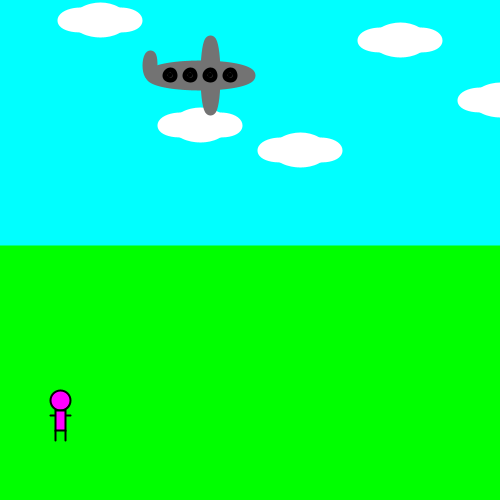
Frame 1 (no input)
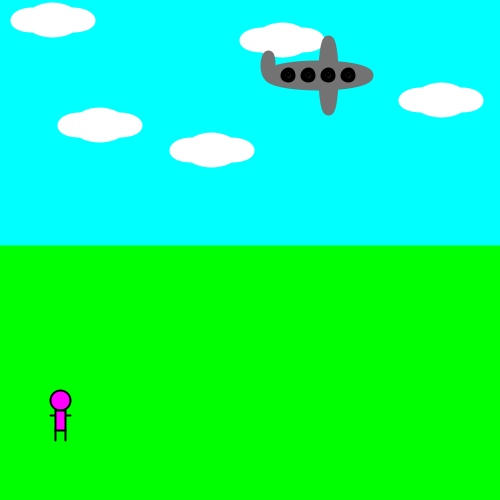
Frame 60 (the mouse pressed at the canvas centre just before this capture)
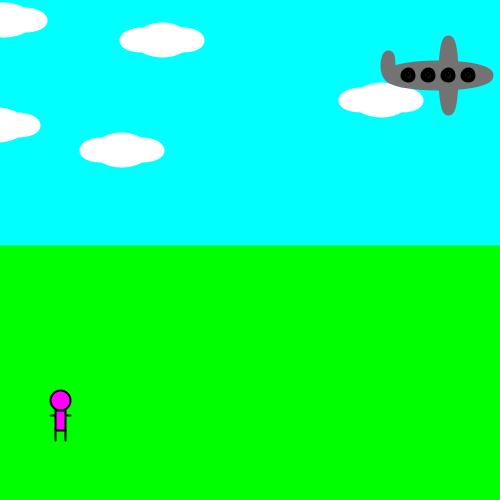
Frame 120 (the mouse held since frame 60 and released just before this capture)

The Processing sketch that drew these frames (run headless with seeded random() and noise(); from frame 60 on, the mouse is pressed at the canvas centre):

// Processing sketch: Semester_2_lab_test
// ── Semester_2_lab_test.pde
void setup()
{
  size(500,500);
  
  cloud1x=width;
  cloud2x=width-100;
  cloud3x=width-200;
  cloud4x=width-300;
  cloud5x=width-400;
  planex=0;
  bombx=700;
  bomby=700;
  manx=60;
  many=400;
  
  
}



float cloud1x;
float cloud2x;
float cloud3x;
float cloud4x;
float cloud5x;
float planex;
float bombx;
float bomby;
float manx;
float many;


void draw()
{
float halfheight = height/2;
float halfwidth = width/2;





// Ground and background
  background(0,255,255);
  stroke(0,255,0);
  strokeWeight(10);
  fill(0,255,0);
  rect(0,halfheight, width,halfheight);
  
  // clouds
  stroke(255);
  fill(255);
  
  
  //cloud1 
  ellipse( cloud1x,100,45,25);
  ellipse(cloud1x+20,100,35,15);
  ellipse(cloud1x-20,100,35,15);
  
   cloud1x--;
    if(cloud1x <=-30)
  {
    cloud1x=530;
  }
  
  //cloud2
  ellipse(cloud2x,40,45,25);
  ellipse(cloud2x+20,40,35,15);
  ellipse(cloud2x-20,40,35,15);
  cloud2x-=2;
  if(cloud2x <=-30)
  {
    cloud2x=530;
  }
  
  //cloud3
  ellipse(cloud3x,150,45,25);
  ellipse(cloud3x+20,150,35,15);
  ellipse(cloud3x-20,150,35,15);
  cloud3x-=1.5;
  if(cloud3x <=-30)
  {
    cloud3x=530;
  }
  
  //cloud4
  ellipse(cloud4x,125,45,25);
  ellipse(cloud4x+20,125,35,15);
  ellipse(cloud4x-20,125,35,15);
  cloud4x-=1.7;
  if(cloud4x <=-30)
  {
    cloud4x=530;
  }
  
  
  //cloud5
  ellipse(cloud5x,20,45,25);
  ellipse(cloud5x+20,20,35,15);
  ellipse(cloud5x-20,20,35,15);
  cloud5x-=0.8;
  if(cloud5x <=-30)
  {
    cloud5x=530;
  }
  
  //plane
  stroke(115);
  fill(115);
  
  ellipse(planex+200,75,100,20);
  ellipse(planex+210,75,10,70);
  ellipse(planex+150,65,5,20);
  
  stroke(0);
  fill(0);
  ellipse(planex+170,75,5,5);
  ellipse(planex+190,75,5,5);
  ellipse(planex+210,75,5,5);
  ellipse(planex+230,75,5,5);
  
  planex+=2;
  
  if(planex>=550)
  {
    planex=-250;
  }
  
  
  //bomb
  strokeWeight(2);
  stroke(0);
  fill(255,0,0);
  
  ellipse(bombx,bomby,10,10);
  bomby+=8;
  bombx+=1;
  
  if(bomby>=700)
  {
    bomby=600;
  }
  
  if (bombx>=700)
  {
    bombx=600;
  }
  
  // bomb landing
  if(bomby>=400 && bomby<=450 && bombx>=0 && bombx<=100)
  {
    bomby=425;
    bombx=50;
    manx--;
    if(manx<=bombx)
    {
     // manx=60;
      bombx=600;
      
    }
  }
  
  if(bomby>=400 && bomby<=450 && bombx>=100 && bombx<=200)
  {
    bomby=440;
    bombx=150;
    manx++;
    if(manx>=bombx)
    {
     // manx=60;
      bombx=600;
    }
  }
  
  if(bomby>=400 && bomby<=450 && bombx>=200 && bombx<=300)
  {
    bomby=435;
    bombx=250;
    manx++;
    if(manx>=bombx)
    {
     // manx=60;
      bombx=600;
    }
  }
  
  if(bomby>=400 && bomby<=450 && bombx>=300 && bombx<=400)
  {
    bomby=415;
    bombx=350;
    manx++;
    if(manx>=bombx)
    {
     // manx=60;
      bombx=600;
    }
  }
  
  if(bomby>=400 && bomby<=450 && bombx>=400 && bombx<=500)
  {
    bomby=405;
    bombx=450;
    manx++;
    if(manx>=bombx)
    {
     // manx=60;
      bombx=600;
    }
  }
  
  if (bombx>500 && manx>60)
  {
    manx--;
  }
  
  
  //bomb drop button
  
  if(keyPressed)
  {
    if (key==' ')
    {
      bomby=75;
      bombx=planex+200;
    }
  }
  

// man

fill(255,0,255);
ellipse(manx,many,20,20);
line(manx-10,many+15,manx+10,many+15);
rect(manx-5,many+10,10,20);
line(manx-5,many+30,manx-5,many+40);
line(manx+5,many+30,manx+5,many+40);  
  
  
  
 
}
